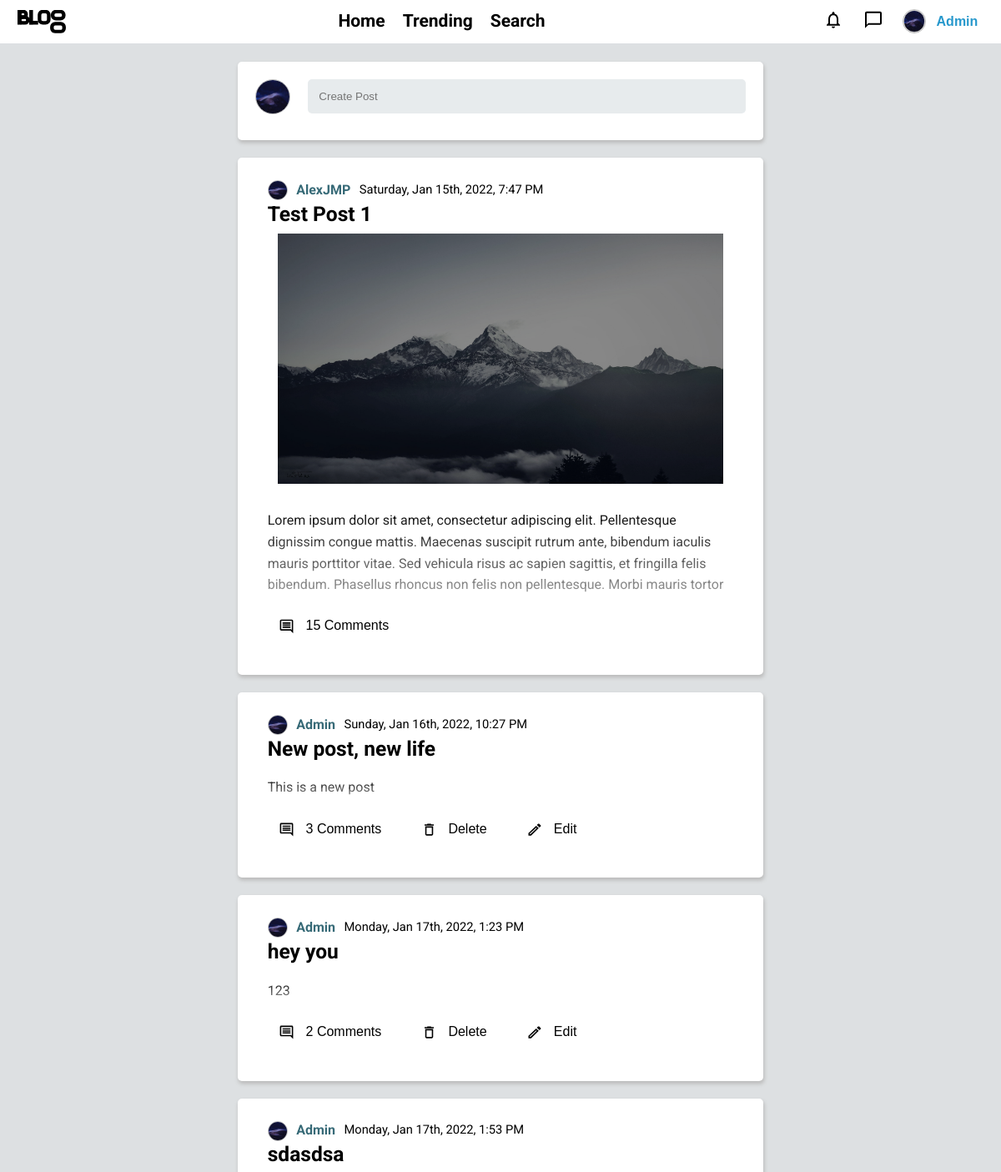
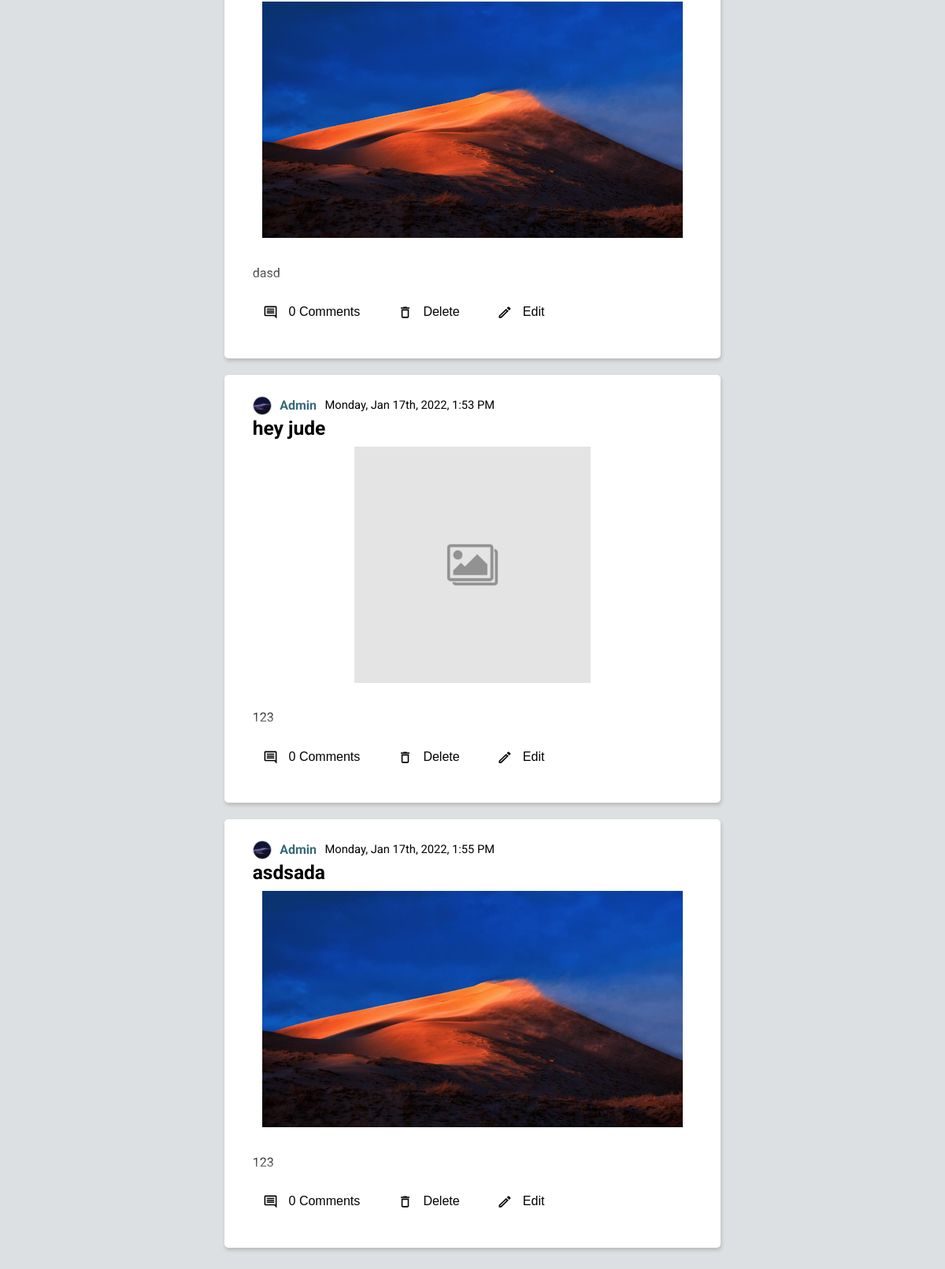
The app's page / (signed in) with its own data (2 pictures, top to bottom).
### authentication/models.py (models this page shows, shortened)
class UserBlog(AbstractBaseUser):
    username = models.CharField(max_length=15, unique=True)
    email = models.EmailField(max_length=254, unique=True)
    description = models.TextField(max_length=250, blank=True)
    is_active = models.BooleanField(default=True)
    is_admin = models.BooleanField(default=False)
    objects = UserBlogManager()
    user_image = models.ImageField(upload_to=user_images_path, default='users/default_user.jpg', validators=[validate_image_file_extension])
    date_joined = models.DateTimeField(default=timezone.now)
    USERNAME_FIELD = 'username'
    EMAIL_FIELD = 'email'
    REQUIRED_FIELDS = ['email']
    def __str__(self):
        return self.username

### blog/models.py (models this page shows, shortened)
class Post(models.Model):
    title = models.CharField(max_length=60)
    author = models.ForeignKey(UserBlog, on_delete=models.CASCADE)
    content = models.TextField()
    time_posted = models.DateTimeField(default=timezone.now)
    post_image = models.ImageField(upload_to=posts_images_path, blank=True)
    def __str__(self):
        return self.title

### blog/views.py (the view)
# urls.py: path("", views.homepage, name='homepage'),
def homepage(request):
    post_list = Post.objects.all()
    context = {
        'post_list' : post_list,
    }
    return render(request,"blog/index.html", context)

### blog/templatetags/blog_tags.py (called while the page is built)
@register.filter(name='comment_count')
def comment_count(post):
    return len(Comment.objects.all().filter(parent_post__id=post.id))

@register.filter(name='blog_datetime_format')
def blog_datime_format(datetime_object):
    return dateformat.format(datetime_object, 'l, M jS, Y, f A')

### templates/blog/index.html
{% extends 'base.html' %}
{% block 'content' %}
    {% include 'blog/post_base.html' %}
{% endblock 'content'%}

### templates/navBar.html (shortened to what this page needs)
{% load static %}
{% load blog_tags %}
<header class="flex">
    <a href="{% url 'homepage' %}"><img src="{% static 'svg/logo.svg' %}" alt="" class="medium-icon logo"></a>
    <nav id="primary-nav" class="flex primary-nav">
        <ul class="flex">
            <li class="nav-link"><a href="{% url 'homepage' %}" class="remove-link">Home</a></li>
            <li class="nav-link"><a href="#" class="remove-link">Trending</a></li>
            <li class="nav-link"><a href="#" class="remove-link">Search</a></li>
        </ul>
    </nav>
    <div class="auth-bar flex">
        {% if not request.user.is_authenticated %}
            <a href="{% url 'login' %}?next={{ request.path }}" class="login-button"><p>Log In</p></a>
        {% else %}
            <div class="notification-menu menu" menu>
                <button class="user-utils user-notifications-button menu-button" menuButton><img src="{% static 'svg/notification.svg' %}" alt=""></button>
            </div>
            <div class="message-menu menu" menu>
                <button class="user-utils user-messages-button menu-button" menuButton><img src="{% static 'svg/message.svg' %}" alt=""></button>
            </div>
            <div class="user-menu menu" menu>
                <button class="user-utils user-info-button menu-button flex" menuButton><img src="{{ request.user.user_image.url }}" alt="" class="round-image"><p>{{ request.user.username|capfirst }}</p></button>
            </div>
        {% endif %}
    </div>
</header>

### templates/blog/post_base.html (shortened to what this page needs)
{% load static %}
{% load blog_tags %}
{% load tz %}
<div class="posts">
    {% if is_user or not 'user' in request.path %}
        <div class="post-form form-box container">
            <form action=""class="flex">
                <a href="{% url 'user_detail' user=request.user %}"><img src="{% if not request.user.is_anonymous %}{{ request.user.user_image.url }}{% else %}{% static 'images/default_user.jpg' %}{% endif %}" alt="" class="round-image"></a>
                <a href="{% url 'create_post' %}" class="input-redirect"><input type="text" placeholder="Create Post"></a>
            </form>
        </div>
    {% endif %}
    {% if post_list|length > 0 %}
        {% for post in post_list %}
        {% url 'post_detail' user=post.author id=post.id title=post|slugify as post_url %}
                <div class="individual-post container">
                    <div class="post-header">
                        <div class="post-user flex">
                            <div class="author-image">
                                <a href="{% url 'user_detail' user=post.author %}"><img src="{{ post.author.user_image.url }}" alt="User image" class="round-image"></a>
                            </div>
                            <a href="{% url 'user_detail' user=post.author %}" class="remove-link author-username"><p>{{post.author|capfirst}}</p></a>
                            <div class="time-posted">
                                <p class="date">{{ post.time_posted|blog_datetime_format }}</p>
                            </div>
                        </div>
                        <div class="post-title">
                            <a href="{{ post_url }}" class="remove-link">
                                <h3>{{post.title}}</h3>
                            </a>
                        </div>
                        {% if post.post_image != '' %}
                                <img src="{{ post.post_image.url }}" class="post-image-img" width=500 height=300>
                        {% endif %}
                    </div>
                    {% if not is_post_url %}
                        <div class="post-body">
                            <a href="{{ post_url }}" class="remove-link">
                                <div class="post-content shortened-content">
                                    <p>{{ post.content|slice:300 }}</p>
                                </div>
                            </a>
                        </div>
                        {% include 'blog/post_footer.html' %}
                    {% endif %}
                </div>
        {% endfor %}
    {% else %}
        <div class="container">
            <p>
                There are no posts for you yet!
            </p>
        </div>
    {% endif %}
</div>

### templates/blog/post_footer.html (shortened to what this page needs)
{% load static %}
{% load blog_tags %}
{% load crispy_forms_tags %}
<div class="post-footer flex">
    <a href="{{ post_url }}" class="remove-link">
        <button class="post-footer-comments post-footer-button flex">
            <img src="{% static 'svg/comment.svg' %}" alt="" class="small-icon">
            {% with post|comment_count as comments_quantity %}
                <p>{{ comments_quantity }} Comment{{ comments_quantity|pluralize }}</p>
            {% endwith %}
        </button>
    </a>
    {% if request.user == post.author %}
        <a href="{% url 'delete_post' pk=post.id %}" class="remove-link">
            <button class="post-footer-delete post-footer-button flex">
                <img src="{% static 'svg/delete.svg' %}" alt="" class="small-icon">
                <p>Delete</p>
            </button>
        </a>
        <a href="{% url 'update_post' pk=post.id %}" class="remove-link">
            <button class="post-footer-edit post-footer-button flex">
                <img src="{% static 'svg/edit.svg' %}" alt="" class="small-icon">
                <p>Edit</p>
            </button>
        </a>
    {% endif %}
</div>

### static/css/styles.css (style rules this page uses)
:root { --clr--primary: #376a77; --clr--secondary: #2798cc; --clr--dark: #070f11; --border--clr: #bdbdbd; --bg--clr--90: #f5f5f5; --bg--clr--100: #eeeeee; --bg--clr--101: #e7ebed; --bg--clr--120: #dde0e2; --bg--clr--150: #e1e1e1; --alert--clr: #505050; --sucess-message-clr: #229954; --ff--primary: "Roboto", sans-serif; --fixed-margin: 1em; --alert-form-font-size: .6em; --min-margin-gap: 0 min(var(--fixed-margin), 5vw); --container-fixed-width: 30em; --icon-size-small: 1.2rem; --nav-bar-size : 2.5em; }
*, *::before, *::after { box-sizing: border-box; }
body { font-family: var(--ff--primary); font-weight: 400; font-size: 1.3125rem; line-height: 1.6; background-color: var(--bg--clr--120); padding-bottom: calc(var(--fixed-margin) * 2); word-break: break-word; }
.container { box-shadow: 1px 3px 4px .5px var(--border--clr); border-radius: 5px; width: min(var(--container-fixed-width), 100%); margin-bottom: var(--fixed-margin); padding: var(--fixed-margin) min(1.7em, 5vw); background-color: white; }
.flex { display: flex; gap: var(--gap, 1em); }
.remove-link { text-decoration: none; }
.round-image { border-radius: 50%; width: var(--img--size, 2em); aspect-ratio: 1; border: 1px solid var(--border--clr); }
.date { font-size: var(--font-size, .7em); }
.small-icon { width: var(--icon-size-small); aspect-ratio: 1; }
.medium-icon { width: calc(var(--icon-size-small) * 3); }
body, h1, h2, h3, h5, p { margin: 0; }
h1, h2, h3 { line-height: 1; }
p { font-size: 1rem; }
.posts { width: min(var(--container-fixed-width), 100%); margin: var(--min-margin-gap); flex-basis: auto; }
.post-title { font-weight: normal; }
.post-title a, .post-body a { color: black; text-decoration: none; }
.post-user { --gap: .5em; align-items: center; }
.author-username { font-size: 1rem; font-weight: bolder; color: var(--clr--primary); }
.author-image { --img--size: 1.5rem; width: var(--img--size); aspect-ratio: 1; }
.author-image img { position: relative; top: 25%; object-fit:cover; }
.post-title { margin-bottom: .5em; }
.post-image-img { width: 100%; object-fit: scale-down; }
.individual-post > * { margin-bottom: var(--fixed-margin); }
.post-footer > * { align-items: center; --gap: .5em; margin-right: var(--fixed-margin); }
.post-footer-button { background-color: white; border: none; --gap: 1em; cursor: pointer; padding: .5em 1em; border-radius: 10px; transition: background-color .5s; }
.post-footer a { flex-shrink: 0; }
.shortened-content { position: relative; }
.shortened-content::before { content: ""; position: absolute; top: 0; left: 0; width: 100%; height: 100%; opacity: 60%; background: linear-gradient(0deg, rgb(255, 255, 255) 0%, rgba(255, 255, 255, 0.056) 100%); transition: opacity .5s; }
header { position: sticky; top: 0; z-index: 9999; background-color: white; height: var(--nav-bar-size); border-bottom: 1px solid var(--bg--clr--120); margin-bottom: var(--fixed-margin); padding: 0 1em; justify-content: space-between; }
.logo { position: relative; top: 50%; transform: translateY(-50%); }
nav { align-items: center; }
nav > ul { padding: 0; }
.nav-link { list-style: none; padding: 0; position: relative; }
.nav-link::before { content: ""; width: 0%; height: 2px; background-color: var(--clr--secondary); position: absolute; top: 100%; left: 50%; transition: width .2s, left .2s; }
.nav-link > a { color: black; font-weight: bold; }
.auth-bar { position: relative; --gap: .5em; }
.auth-bar button { background: none; border: none; color: var(--clr--secondary); font-weight: bold; align-items: center; }
.user-info-button img { outline: 1px solid var(--border--clr); margin-right: .5em; }
.menu { position: relative; }
.menu > button { position: relative; top: 50%; transform: translateY(-50%); cursor: pointer; padding: .5em; border-radius: 10px; transition: background-color .5s; }
.form-box { justify-content: center; flex-direction: column; align-items: center; padding: min(1em 2.5em 2em 2.5em, 1em 7vw 2em 7vw); position: relative; }
.form-box form { margin-bottom: 1em; width: 100%; }
.form-box input, textarea { background-color: var(--bg--clr--101); border: none; width: 100%; padding: 1em 1em; border-radius: 5px; }
.post-form form { margin-bottom: 0; --gap: 1em; }
.input-redirect { flex-basis: 100%; }
.post-form { padding: 1em; }

### records on screen
UserBlog: user.user_image (picture), user.username "Admin"
Post: author.user_image (picture), author "AlexJMP", time_posted|blog_datetime_format "Saturday, Jan 15th, 2022, 7:47 PM", title "Test Post 1", post_image (picture), content "Lorem ipsum dolor sit amet, consectetur adipiscing elit. Pellentesque dignissim congue mattis. Maecenas suscipit rutrum ante, bibendum iaculis mauris porttitor vitae. Sed vehicula risus ac sapien sagittis, et fringilla felis bibendum. Phasellus rhoncus non felis non pellentesque. Morbi mauris tortor", comments_quantity "15"
Post: author.user_image (picture), author "Admin", time_posted|blog_datetime_format "Sunday, Jan 16th, 2022, 10:27 PM", title "New post, new life", content "This is a new post", comments_quantity "3"
Post: author.user_image (picture), author "Admin", time_posted|blog_datetime_format "Monday, Jan 17th, 2022, 1:23 PM", title "hey you", content "123", author "2"
Post: author.user_image (picture), author "Admin", time_posted|blog_datetime_format "Monday, Jan 17th, 2022, 1:53 PM", title "sdasdsa", post_image (picture), content "dasd", comments_quantity "0"
Post: author.user_image (picture), author "Admin", time_posted|blog_datetime_format "Monday, Jan 17th, 2022, 1:53 PM", title "hey jude", post_image (placeholder picture), content "123", comments_quantity "0"
Post: author.user_image (picture), author "Admin", time_posted|blog_datetime_format "Monday, Jan 17th, 2022, 1:55 PM", title "asdsada", post_image (picture), content "123", comments_quantity "0"
